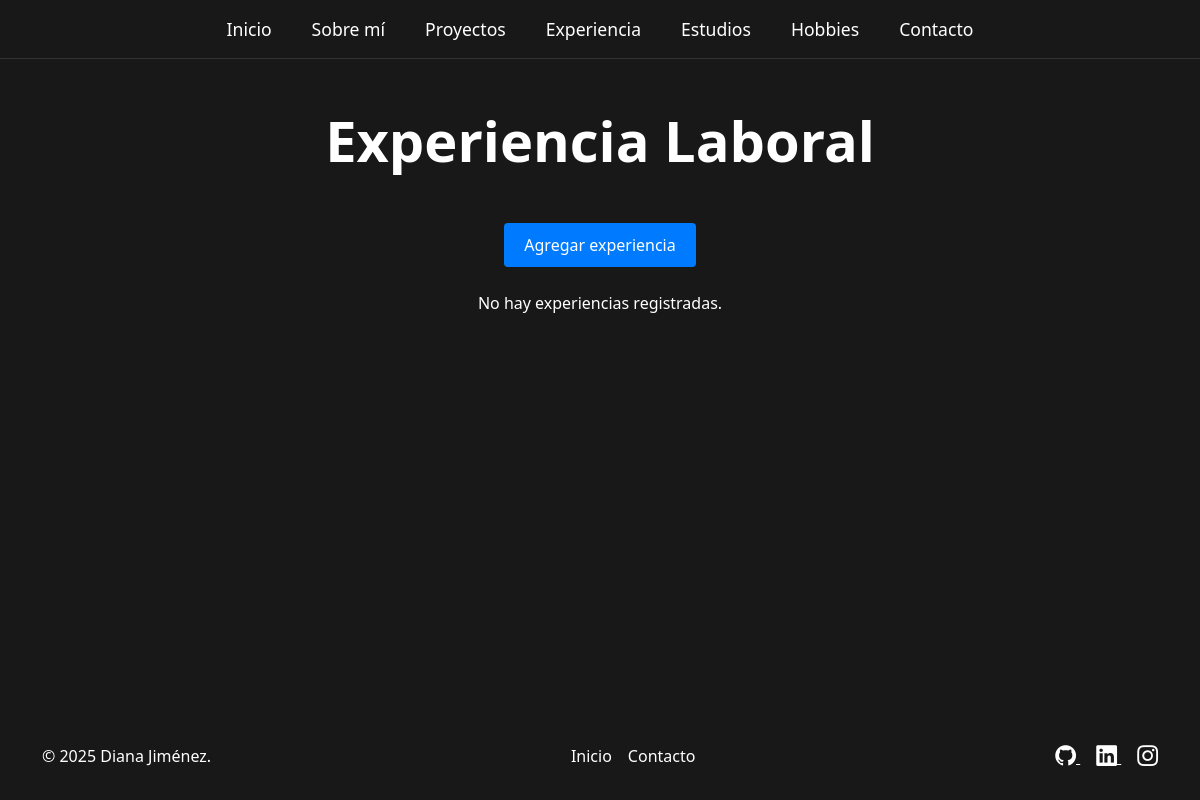
Before: /experiencia/ with the older database file.
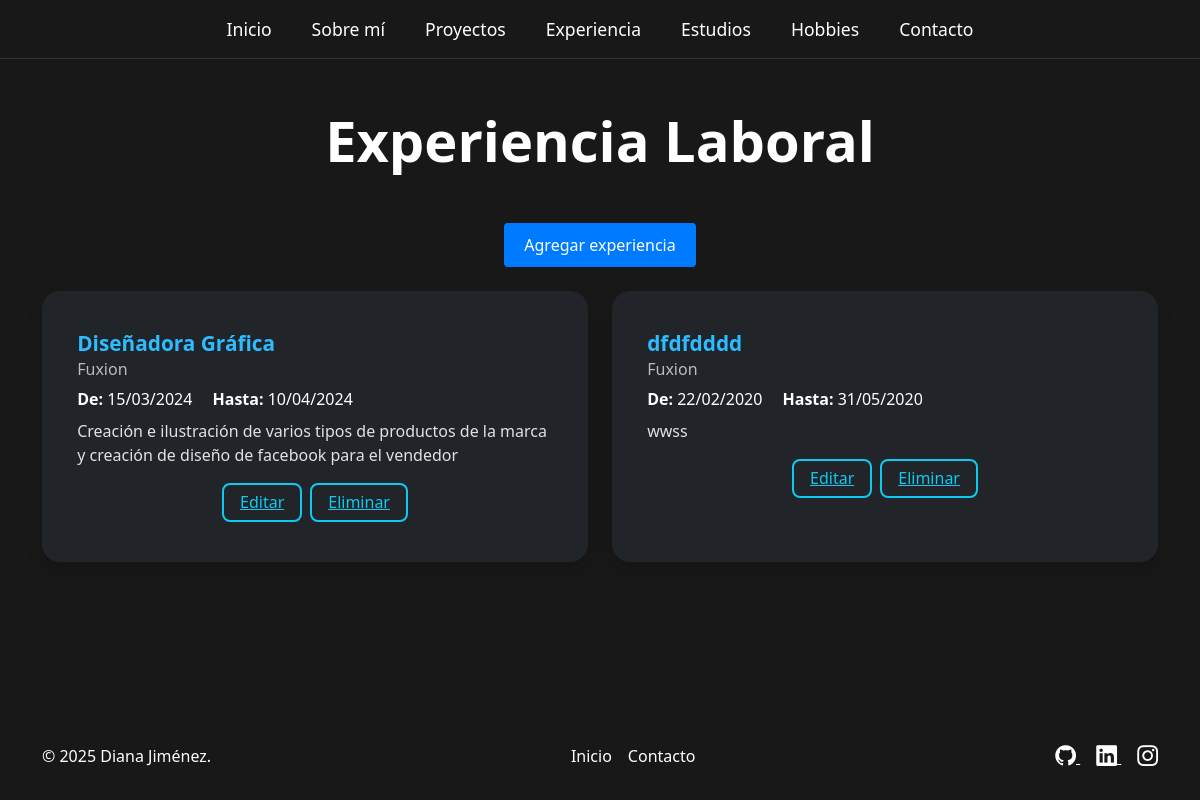
After: the same page with the newer database file.
### portafolio_app/models.py (models this page shows, shortened)
class ExperienciaLaboral(models.Model):
    puesto = models.CharField(max_length=100)
    empresa = models.CharField(max_length=100)
    fecha_inicio = models.DateField()
    fecha_fin = models.DateField(null=True, blank=True)
    descripcion = models.TextField()

### portafolio_app/views.py (the view)
# urls.py: path('experiencia/', views.lista_experiencia, name='lista_experiencia'),
def lista_experiencia(request):
    experiencia = ExperienciaLaboral.objects.all()
    return render(request, 'portafolio/lista_experiencia.html', {'experiencia': experiencia})

### portafolio_app/templates/portafolio/lista_experiencia.html
{% extends 'portafolio/base.html' %}
{% block contenido %}
<div class="container experiencia-contenedor">
    <h1 class="display-4 fw-bold gradient-text text-center mt-5 mb-5">Experiencia Laboral</h1>
    <div class="text-center mb-4">
        <a href="{% url 'crear_experiencia' %}" class="btn btn-primary">Agregar experiencia</a>
    </div>
    <div class="row justify-content-center">
        {% for exp in experiencia %}
        <div class="col-12 col-md-8 col-lg-6 mb-4 d-flex justify-content-center">
            <div class="card experiencia-card bg-dark text-light w-100 shadow">
                <div class="card-body">
                    <h5 class="card-title experiencia-puesto">{{ exp.puesto }}</h5>
                    <h6 class="card-subtitle experiencia-empresa mb-2">{{ exp.empresa }}</h6>
                    <p class="card-fecha mb-2">
                        <span class="fw-bold">De:</span> {{ exp.fecha_inicio|date:"d/m/Y" }}
                        <span class="fw-bold ms-3">Hasta:</span>
                        {% if exp.fecha_fin %}
                        {{ exp.fecha_fin|date:"d/m/Y" }}
                        {% else %}
                        Actual
                        {% endif %}
                    </p>
                    <p class="card-text experiencia-descripcion">{{ exp.descripcion }}</p>
                    <div class="d-flex justify-content-center gap-2 mt-3">
                        <a href="{% url 'editar_experiencia' exp.id %}" class="estudios-btn-edit">Editar</a>
                        <a href="{% url 'eliminar_experiencia' exp.id %}" class="estudios-btn-delete">Eliminar</a>
                    </div>
                </div>
            </div>
        </div>
        {% empty %}
        <div class="col-12 text-center text-muted">
            <p>No hay experiencias registradas.</p>
        </div>
        {% endfor %}
    </div>
</div>
{% endblock %}

### portafolio_app/templates/portafolio/base.html (shortened to what this page needs)
{% load static %}
<!DOCTYPE html>
<html lang="es">
<head>
    <link href="https://cdn.jsdelivr.net/npm/bootstrap@5.3.3/dist/css/bootstrap.min.css" rel="stylesheet">
    <link rel="stylesheet" href="https://cdn.jsdelivr.net/npm/bootstrap-icons@1.11.3/font/bootstrap-icons.min.css">
    <link rel="stylesheet" href="{% static 'css/styles.css' %}">
    <link rel="stylesheet" href="{% static 'css/crud_portafolio.css' %}">
    <link rel="stylesheet" href="{% static 'css/hobbies.css' %}">
    <link rel="stylesheet" href="{% static 'css/estudios.css' %}">
    <link rel="stylesheet" href="{% static 'css/experiencia.css' %}">
    <link rel="stylesheet" href="{% static 'css/habilidades.css' %}">
    <link rel="stylesheet" href="{% static 'css/contacto.css' %}">
</head>
<body class="d-flex flex-column h-100">
    <header class="header-nav py-2">
        <div class="container-fluid">
            <nav class="nav justify-content-center flex-wrap gap-2">
            <a class="nav-link px-3" href="{% url 'inicio' %}">Inicio</a>
            <a class="nav-link px-3" href="{% url 'sobre_mi' %}">Sobre mí</a>
            <a class="nav-link px-3" href="{% url 'listaProyectos' %}">Proyectos</a>
            <a class="nav-link px-3" href="{% url 'lista_experiencia' %}">Experiencia</a>
            <a class="nav-link px-3" href="{% url 'lista_estudios' %}">Estudios</a>
            <a class="nav-link px-3" href="{% url 'lista_hobbies' %}">Hobbies</a>
            <a class="nav-link px-3" href="{% url 'contacto' %}">Contacto</a>
            </nav>
        </div>
    </header>
    <main class="flex-shrink-0">
        {% block contenido %}
        {% endblock %}
    </main>
    <footer class="footer mt-auto py-4">
        <div class="container text-center">
            <div class="d-flex justify-content-between align-items-center">
                <span class="text-muted">© 2025 Diana Jiménez.</span>
                <ul class="nav">
                    <li class="nav-item"><a href="{% url 'inicio' %}" class="nav-link px-2 text-muted">Inicio</a></li>
                    <li class="nav-item"><a href="{% url 'contacto' %}" class="nav-link px-2 text-muted">Contacto</a></li>
                </ul>
                <div class="social-icons">
                    <a href="https://github.com/DianaJJ0" target="_blank" rel="noopener noreferrer" aria-label="Ir a mi GitHub">
                        <i class="bi bi-github"></i>
                    </a>
                    <a href="https://www.linkedin.com/in/diana-carolina-jimenez-jimenez-930078377/" target="_blank" rel="noopener noreferrer" aria-label="Ir a mi LinkedIn" class="text-muted ms-3">
                        <i class="bi bi-linkedin"></i>
                    </a>
                    <a href="https://www.instagram.com/__diana_jimenez__/" target="_blank" rel="noopener noreferrer" aria-label="Ir a mi Instagram" class="text-muted ms-3">
                        <i class="bi bi-instagram"></i>
                    </a>
                </div>
            </div>
        </div>
    </footer>
</body>
</html>

### static/css/styles.css (style rules this page uses)
html, body { min-height: 100vh; background: #181818; }
body { display: flex; flex-direction: column; height: 100vh; color: #fff; }
main { flex: 1 0 auto; }
body, h1, h2, h3, h4, h5, h6, p, ul, ol, li, label, span, a, .lead { color: #fff; }
.text-muted { color: #fff !important; }
.header-nav { border-bottom: 1px solid #333; }
.header-nav .nav-link { font-size: 1.1rem; font-weight: 500; color: #fff; padding: 0.5rem 1.5rem; }
.btn-primary { background-color: #007bff; color: #fff; border: none; padding: 10px 20px; border-radius: 4px; cursor: pointer; transition: background-color 0.2s ease; }
.footer { background: #181818; color: #bcbcbc; width: 100%; }
.footer .social-icons i { font-size: 1.3rem; transition: color 0.2s ease; }

### static/css/estudios.css (style rules this page uses)
body { background: #181818; }
.estudios-btn-edit, .estudios-btn-delete { color: #0dcaf0; border: 2px solid #0dcaf0; background: none; border-radius: 8px; padding: 0.35rem 1rem; font-size: 1rem; transition: background 0.2s, color 0.2s; }

### static/css/experiencia.css (style rules this page uses)
.experiencia-contenedor { display: flex; flex-direction: column; align-items: center; justify-content: center; }
.experiencia-card { background-color: #212529 !important; color: #f6f6f6 !important; border-radius: 18px; box-shadow: 0 4px 24px rgba(0,0,0,0.35); border: none; padding: 1.5rem 1.2rem; }
.experiencia-puesto { font-size: 1.3rem; font-weight: 600; color: #2cbcff; }
.experiencia-empresa { font-size: 1rem; color: #bbbbbb; font-weight: 500; margin-bottom: 0.7rem; }
.card-fecha { font-size: 1rem; margin-bottom: 0.7rem; }
.experiencia-descripcion { font-size: 1rem; color: #e1e1e1; margin-bottom: 1rem; }
.estudios-btn-edit, .estudios-btn-delete { color: #0dcaf0; border: 2px solid #0dcaf0; background: none; border-radius: 8px; padding: 0.35rem 1rem; font-size: 1rem; transition: background 0.2s, color 0.2s; }

Changed rows visible on the page:
added ExperienciaLaboral: puesto "Diseñadora Gráfica", empresa "Fuxion", fecha_inicio "15/03/2024", fecha_fin "10/04/2024", descripcion "Creación e ilustración de varios tipos de productos de la marca y creación de diseño de facebook para el vendedor"
added ExperienciaLaboral: puesto "dfdfdddd", empresa "Fuxion", fecha_inicio "22/02/2020", fecha_fin "31/05/2020", descripcion "wwss"
Other visible differences:
text no longer shown: "No hay experiencias registradas."
